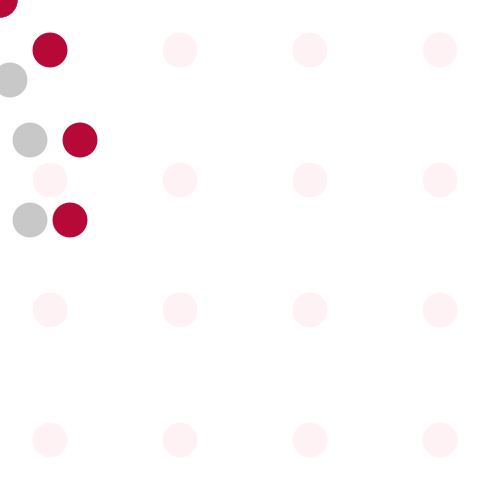
Frame 1 (no input)
Frame 60 (the mouse pressed at the canvas centre just before this capture): identical to frame 1, image omitted
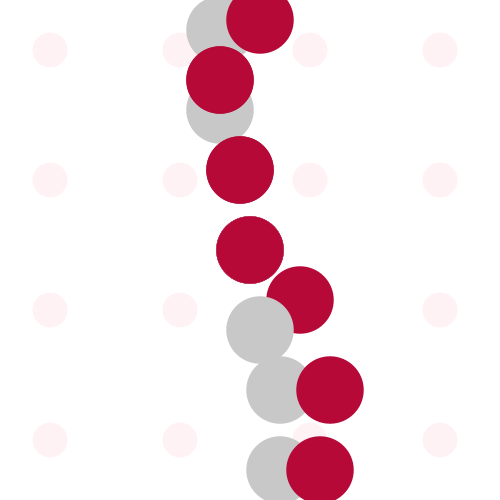
Frame 120 (the mouse held since frame 60 and released just before this capture)

The Processing sketch that drew these frames (run headless with seeded random() and noise(); from frame 60 on, the mouse is pressed at the canvas centre):

// Processing sketch: processing_142559
// ── processing_142559.pde

void setup()
{
  size(500, 500);
  background (255);
}
void draw()
{
  background(255);
  noStroke();
  rectMode(CENTER);
  
    pushMatrix();
      float x2 = map(mouseY, mouseX, 500, 35, 100);
    // grau fest
  fill(200);
  //1
   fill(255, 242, 245);
  ellipse(50, 50, x2, x2);
  ellipse(180,  50, x2, x2);
  ellipse(310, 50, x2, x2);
   ellipse(440, 50, x2, x2);
   
   ellipse(50, 180, x2, x2);
  ellipse(50,  310, x2, x2);
  ellipse(50, 440, x2, x2);
  
  
 
  ellipse(180,  180, x2, x2);
  ellipse(310, 310, x2, x2);
   ellipse(440, 440, x2, x2);
   
   ellipse(180, 310, x2, x2);
  ellipse(440,  310, x2, x2);
  ellipse(440, 180, x2, x2);
  
    ellipse(180, 440, x2, x2);
  ellipse(310,  440, x2, x2);
  ellipse(310, 180, x2, x2);


   popMatrix();
   resetMatrix();
 
  pushMatrix();

  float x1 = map(mouseX, 0, 500, 35, 100);
  float r = map(mouseY, 0, 500, 35, 100);
 
  // grau
  fill(200);
  //1
  ellipse(mouseX, mouseY, x1, x1);
  ellipse(mouseX-10, mouseY-80, x1, x1);
  ellipse(mouseX-30, mouseY-140, x1, x1);
   ellipse(mouseX-30, mouseY-220, x1, x1);

   
  // dunkel
  fill(183, 9, 56);
  ellipse(mouseY+50, mouseX+50, r, r);
  ellipse(mouseY, mouseX, r, r);
  ellipse(mouseX, mouseY, r, r);
  
    //2
  ellipse(mouseX, mouseY, x1, x1);
  ellipse(mouseY-10, mouseX-80, x1, x1);
  ellipse(mouseY-30, mouseX-170, x1, x1);
  popMatrix();
  resetMatrix();
  
  // grau2
  fill(200);
  //3
  ellipse(mouseX, mouseY, x1, x1);
  ellipse(mouseX+10, mouseY+80, x1, x1);
  ellipse(mouseX+30, mouseY+140, x1, x1);
   ellipse(mouseX+30, mouseY+220, x1, x1);
   

 

   
     // dunkel
  fill(183, 9, 56);
  ellipse(mouseY+80, mouseX+140, r, r);
  ellipse(mouseY+70, mouseX+220, r, r);
  ellipse(mouseY+10, mouseX-230, r, r);
  
    //2
  ellipse(mouseX, mouseY, x1, x1);
  ellipse(mouseY-10, mouseX-80, x1, x1);
  ellipse(mouseY-30, mouseX-170, x1, x1);
  

   

}
